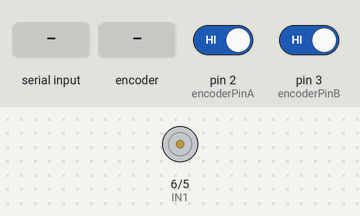
The sketch below on a simulated Arduino Uno, built with avr-gcc and run on an emulated ATmega328P. Parts: motor-driver pin pairs drawn as motors (green arrow = first pin HIGH = forward, orange = second pin HIGH = backward, longer = more drive). The inputs (shaded band) are chosen by the test bench; at power-on: pin 2 (encoderPinA) HIGH, pin 3 (encoderPinB) HIGH.

Above: at 1.2 s.
1.3 s: "R\n" received over Serial
At 1.7 s:
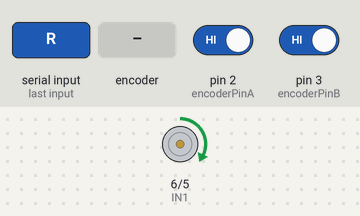
2.8 s: "L\n" received over Serial
At 4.0 s:
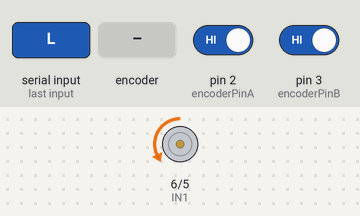
4.3 s: "A,45\n" received over Serial
At 5.2 s:
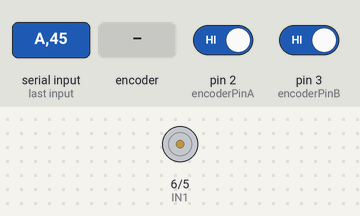
5.8 s: "A90\n" received over Serial
At 6.3 s:
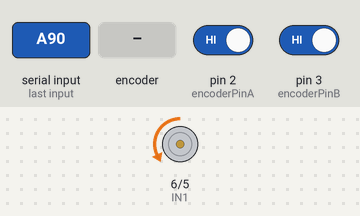
7.3 s: rotary encoder on pin 2 (encoderPinA) / pin 3 (encoderPinB) turned 1 step (first pin leading)
At 8.1 s:
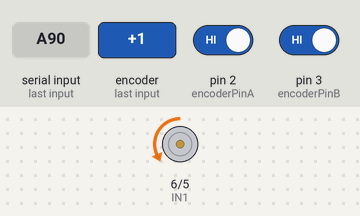
Timing chart, 0 to 10.0 s (numbered marks = the images above; inputs shaded):
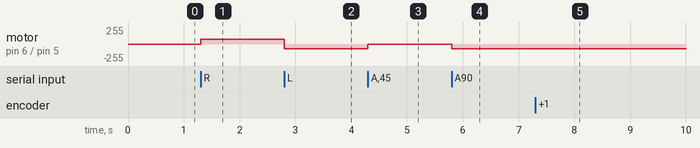

The sketch:

encoder_and_drive.ino
```cpp
#define IN1 6
#define IN2 5
#define PULSES_PER_REV 784

volatile long encoderPos = 0;

// Pins used for the encoder:
const int encoderPinA = 2;  // on the Uno, digital pin 2 corresponds to interrupt 0
const int encoderPinB = 3;

// Default speed
int AMP = 70;
// Default target angle
float targetAngle = 0;

void setup() {
  Serial.begin(115200);

  pinMode(encoderPinA, INPUT_PULLUP);
  pinMode(encoderPinB, INPUT_PULLUP);

  pinMode(IN1, OUTPUT);
  pinMode(IN2, OUTPUT);

  // On the Arduino UNO, attachInterrupt(0, ...) uses digital pin 2.
  attachInterrupt(0, encoderISR, RISING);
}

void loop() {
  // Handle serial input
  if (Serial.available() > 0) {
    String command = Serial.readStringUntil('\n');
    command.trim();

    if (command == "X") {
      // Stop the motor
      analogWrite(IN1, 0);
      analogWrite(IN2, 0);
    }
    else if (command.startsWith("S")) {
      // Change speed
      int newAmp = command.substring(1).toInt();
      if (newAmp >= 70 && newAmp <= 255) {
        AMP = newAmp;
      }
    }
    else if (command == "R") {
      // Counter-clockwise
      analogWrite(IN1, AMP);
      analogWrite(IN2, 0);
    }
    else if (command == "L") {
      // Clockwise
      analogWrite(IN1, 0);
      analogWrite(IN2, AMP);
    }
    else if (command.startsWith("A")) {
      // Rotate clockwise by targetAngle
      targetAngle = command.substring(1).toFloat();
      rotateAngle(targetAngle, true);
    }
    else if (command.startsWith("B")) {
      // Rotate counter-clockwise by targetAngle
      targetAngle = command.substring(1).toFloat();
      rotateAngle(targetAngle, false);
    }
  }

  noInterrupts();
  long pos = encoderPos;
  interrupts();

  float angle = ((float)pos * 360.0) / PULSES_PER_REV;

  // Keep angle in [0..360) range
  while (angle < 0)   angle += 360;
  while (angle >= 360) angle -= 360;

  // If you want to monitor angle and pulse count:
  // Serial.print(encoderPos);
  // Serial.print(",");
  // Serial.println(angle);
}

void rotateAngle(float targetAngle, bool clockwise) {
  long startCount;

  // Calculate how many pulses we need for the requested angle
  int targetPulses = round(targetAngle / (360.0 / PULSES_PER_REV));

  noInterrupts();
  startCount = encoderPos;
  interrupts();

  int minSpeed = 50;   // Minimum speed (must be high enough to move motor)
  int maxSpeed = AMP;  // Your defined maximum speed

  while (true) {
    noInterrupts();
    long currentCount = encoderPos;
    interrupts();

    long delta = abs(currentCount - startCount);
    long error = targetPulses - delta;

    // When we've reached or passed the target number of pulses, stop
    if (error <= 0) {
      // Send "stop" signal
      analogWrite(IN1, 255);
      analogWrite(IN2, 255);
      // Serial.println("Target reached.");
      break;
    }

    // Proportional speed control: slows down as it nears the target
    int speed = map(error, 0, targetPulses, minSpeed, maxSpeed);
    speed = constrain(speed, minSpeed, maxSpeed);

    // Directional control
    if (clockwise) {
      analogWrite(IN1, 0);
      analogWrite(IN2, speed);
    } else {
      analogWrite(IN1, speed);
      analogWrite(IN2, 0);
    }

    // Debug prints if needed:
    // Serial.print("Delta: ");
    // Serial.print(delta);
    // Serial.print("  Error: ");
    // Serial.print(error);
    // Serial.print("  Speed: ");
    // Serial.println(speed);
  }
}

// Interrupt Service Routine for encoder pin A
void encoderISR() {
  // Read pin B to determine direction
  int bState = digitalRead(encoderPinB);
  if (bState == HIGH) {
    encoderPos++;
  } else {
    encoderPos--;
  }
}
```

Measured:
- after the input at 1.3 s, motor on pin 6 (IN1) / pin 5 (IN2): stopped → forward 70/255 at once
- after the input at 2.8 s, motor on pin 6 (IN1) / pin 5 (IN2): forward 70/255 → backward 70/255 at once
- after the input at 4.3 s, motor on pin 6 (IN1) / pin 5 (IN2): backward 70/255 → stopped at once
- after the input at 5.8 s, motor on pin 6 (IN1) / pin 5 (IN2): stopped → backward 70/255 at once
- after the input at 7.3 s, motor on pin 6 (IN1) / pin 5 (IN2): backward 70/255 → backward 69/255 after 0.05 s
